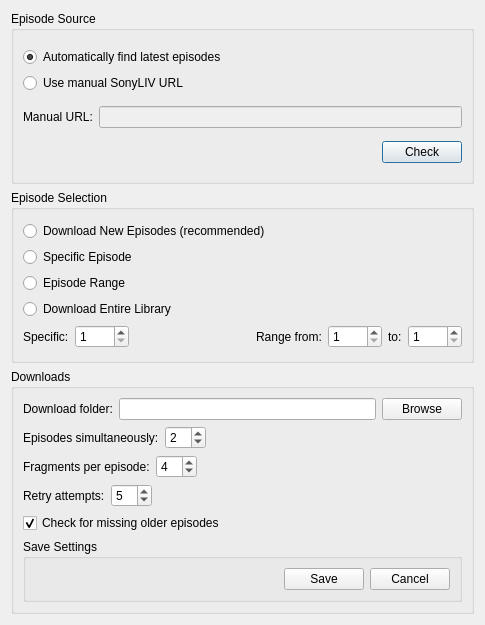
<?xml version="1.0" encoding="UTF-8"?>
<ui version="4.0">
 <class>SettingsDialog</class>
 <widget class="QDialog" name="SettingsDialog">
  <property name="geometry">
   <rect>
    <x>0</x>
    <y>0</y>
    <width>485</width>
    <height>625</height>
   </rect>
  </property>
  <property name="sizePolicy">
   <sizepolicy hsizetype="Preferred" vsizetype="Preferred">
    <horstretch>0</horstretch>
    <verstretch>0</verstretch>
   </sizepolicy>
  </property>
  <property name="minimumSize">
   <size>
    <width>485</width>
    <height>625</height>
   </size>
  </property>
  <property name="maximumSize">
   <size>
    <width>485</width>
    <height>625</height>
   </size>
  </property>
  <property name="windowTitle">
   <string>MHJ Downloader Settings</string>
  </property>
  <layout class="QVBoxLayout" name="verticalLayout">
   <item>
    <widget class="QGroupBox" name="episodesourcegroupbox">
     <property name="title">
      <string>Episode Source</string>
     </property>
     <layout class="QVBoxLayout" name="verticalLayout_2">
      <item>
       <layout class="QVBoxLayout" name="verticalLayout_3">
        <item>
         <widget class="QRadioButton" name="autoSourceRadioButton">
          <property name="text">
           <string>Automatically find latest episodes</string>
          </property>
          <property name="checked">
           <bool>true</bool>
          </property>
         </widget>
        </item>
        <item>
         <widget class="QRadioButton" name="manualSourceRadioButton">
          <property name="text">
           <string>Use manual SonyLIV URL</string>
          </property>
         </widget>
        </item>
       </layout>
      </item>
      <item>
       <layout class="QHBoxLayout" name="horizontalLayout">
        <item>
         <widget class="QLabel" name="label">
          <property name="text">
           <string>Manual URL:</string>
          </property>
         </widget>
        </item>
        <item>
         <widget class="QLineEdit" name="manualUrlLineEdit">
          <property name="enabled">
           <bool>false</bool>
          </property>
         </widget>
        </item>
       </layout>
      </item>
      <item>
       <layout class="QHBoxLayout" name="horizontalLayout_8">
        <item>
         <spacer name="horizontalSpacer_6">
          <property name="orientation">
           <enum>Qt::Horizontal</enum>
          </property>
          <property name="sizeHint" stdset="0">
           <size>
            <width>40</width>
            <height>20</height>
           </size>
          </property>
         </spacer>
        </item>
        <item>
         <widget class="QPushButton" name="checkUrlButton">
          <property name="text">
           <string>Check</string>
          </property>
         </widget>
        </item>
       </layout>
      </item>
     </layout>
    </widget>
   </item>
   <item>
    <widget class="QGroupBox" name="episodesselectiongroupbox">
     <property name="title">
      <string>Episode Selection</string>
     </property>
     <layout class="QVBoxLayout" name="verticalLayout_5">
      <item>
       <layout class="QVBoxLayout" name="verticalLayout_4">
        <item>
         <widget class="QRadioButton" name="newEpisodesRadioButton">
          <property name="text">
           <string>Download New Episodes (recommended)</string>
          </property>
         </widget>
        </item>
        <item>
         <widget class="QRadioButton" name="specificEpisodeRadioButton">
          <property name="text">
           <string>Specific Episode</string>
          </property>
         </widget>
        </item>
        <item>
         <widget class="QRadioButton" name="episodeRangeRadioButton">
          <property name="text">
           <string>Episode Range</string>
          </property>
         </widget>
        </item>
        <item>
         <widget class="QRadioButton" name="entireLibraryRadioButton">
          <property name="text">
           <string>Download Entire Library</string>
          </property>
         </widget>
        </item>
        <item>
         <layout class="QHBoxLayout" name="horizontalLayout_2">
          <item>
           <widget class="QLabel" name="label_2">
            <property name="text">
             <string>Specific:</string>
            </property>
           </widget>
          </item>
          <item>
           <widget class="QSpinBox" name="specificEpisodeSpinBox">
            <property name="minimum">
             <number>1</number>
            </property>
            <property name="maximum">
             <number>9999</number>
            </property>
           </widget>
          </item>
          <item>
           <spacer name="horizontalSpacer">
            <property name="orientation">
             <enum>Qt::Horizontal</enum>
            </property>
            <property name="sizeType">
             <enum>QSizePolicy::Fixed</enum>
            </property>
            <property name="sizeHint" stdset="0">
             <size>
              <width>150</width>
              <height>20</height>
             </size>
            </property>
           </spacer>
          </item>
          <item>
           <widget class="QLabel" name="label_3">
            <property name="text">
             <string>Range from:</string>
            </property>
           </widget>
          </item>
          <item>
           <widget class="QSpinBox" name="rangeFromSpinBox">
            <property name="minimum">
             <number>1</number>
            </property>
            <property name="maximum">
             <number>9999</number>
            </property>
           </widget>
          </item>
          <item>
           <widget class="QLabel" name="label_4">
            <property name="text">
             <string>to:</string>
            </property>
           </widget>
          </item>
          <item>
           <widget class="QSpinBox" name="rangeToSpinBox">
            <property name="minimum">
             <number>1</number>
            </property>
            <property name="maximum">
             <number>9999</number>
            </property>
           </widget>
          </item>
         </layout>
        </item>
       </layout>
      </item>
     </layout>
    </widget>
   </item>
   <item>
    <widget class="QGroupBox" name="downloadsGroupBox">
     <property name="title">
      <string>Downloads</string>
     </property>
     <layout class="QVBoxLayout" name="verticalLayout_7">
      <item>
       <layout class="QVBoxLayout" name="verticalLayout_6">
        <item>
         <layout class="QHBoxLayout" name="horizontalLayout_3">
          <item>
           <widget class="QLabel" name="label_5">
            <property name="text">
             <string>Download folder:</string>
            </property>
           </widget>
          </item>
          <item>
           <widget class="QLineEdit" name="downloadFolderLineEdit"/>
          </item>
          <item>
           <widget class="QPushButton" name="browseFolderButton">
            <property name="text">
             <string>Browse</string>
            </property>
           </widget>
          </item>
         </layout>
        </item>
        <item>
         <layout class="QHBoxLayout" name="horizontalLayout_4">
          <item>
           <widget class="QLabel" name="label_6">
            <property name="text">
             <string>Episodes simultaneously:</string>
            </property>
           </widget>
          </item>
          <item>
           <widget class="QSpinBox" name="simultaneousEpisodesSpinBox">
            <property name="minimum">
             <number>1</number>
            </property>
            <property name="maximum">
             <number>10</number>
            </property>
            <property name="value">
             <number>2</number>
            </property>
           </widget>
          </item>
          <item>
           <spacer name="horizontalSpacer_2">
            <property name="orientation">
             <enum>Qt::Horizontal</enum>
            </property>
            <property name="sizeType">
             <enum>QSizePolicy::Fixed</enum>
            </property>
            <property name="sizeHint" stdset="0">
             <size>
              <width>300</width>
              <height>20</height>
             </size>
            </property>
           </spacer>
          </item>
         </layout>
        </item>
        <item>
         <layout class="QHBoxLayout" name="horizontalLayout_5">
          <item>
           <widget class="QLabel" name="label_7">
            <property name="text">
             <string>Fragments per episode:</string>
            </property>
           </widget>
          </item>
          <item>
           <widget class="QSpinBox" name="fragmentsSpinBox">
            <property name="minimum">
             <number>1</number>
            </property>
            <property name="maximum">
             <number>32</number>
            </property>
            <property name="singleStep">
             <number>1</number>
            </property>
            <property name="value">
             <number>4</number>
            </property>
           </widget>
          </item>
          <item>
           <spacer name="horizontalSpacer_3">
            <property name="orientation">
             <enum>Qt::Horizontal</enum>
            </property>
            <property name="sizeHint" stdset="0">
             <size>
              <width>40</width>
              <height>20</height>
             </size>
            </property>
           </spacer>
          </item>
         </layout>
        </item>
        <item>
         <layout class="QHBoxLayout" name="horizontalLayout_6">
          <item>
           <widget class="QLabel" name="label_8">
            <property name="text">
             <string>Retry attempts:</string>
            </property>
           </widget>
          </item>
          <item>
           <widget class="QSpinBox" name="retryAttemptsSpinBox">
            <property name="minimum">
             <number>1</number>
            </property>
            <property name="maximum">
             <number>20</number>
            </property>
            <property name="value">
             <number>5</number>
            </property>
           </widget>
          </item>
          <item>
           <spacer name="horizontalSpacer_4">
            <property name="orientation">
             <enum>Qt::Horizontal</enum>
            </property>
            <property name="sizeHint" stdset="0">
             <size>
              <width>40</width>
              <height>20</height>
             </size>
            </property>
           </spacer>
          </item>
         </layout>
        </item>
        <item>
         <widget class="QCheckBox" name="collectionMaintenanceCheckBox">
          <property name="text">
           <string>Check for missing older episodes</string>
          </property>
          <property name="checked">
           <bool>true</bool>
          </property>
         </widget>
        </item>
       </layout>
      </item>
      <item>
       <widget class="QGroupBox" name="groupBox_3">
        <property name="title">
         <string>Save Settings</string>
        </property>
        <layout class="QHBoxLayout" name="horizontalLayout_7">
         <item>
          <spacer name="horizontalSpacer_5">
           <property name="orientation">
            <enum>Qt::Horizontal</enum>
           </property>
           <property name="sizeHint" stdset="0">
            <size>
             <width>40</width>
             <height>20</height>
            </size>
           </property>
          </spacer>
         </item>
         <item>
          <widget class="QPushButton" name="saveButton">
           <property name="text">
            <string>Save</string>
           </property>
          </widget>
         </item>
         <item>
          <widget class="QPushButton" name="cancelButton">
           <property name="text">
            <string>Cancel</string>
           </property>
          </widget>
         </item>
        </layout>
       </widget>
      </item>
     </layout>
    </widget>
   </item>
  </layout>
 </widget>
 <resources/>
 <connections/>
</ui>
